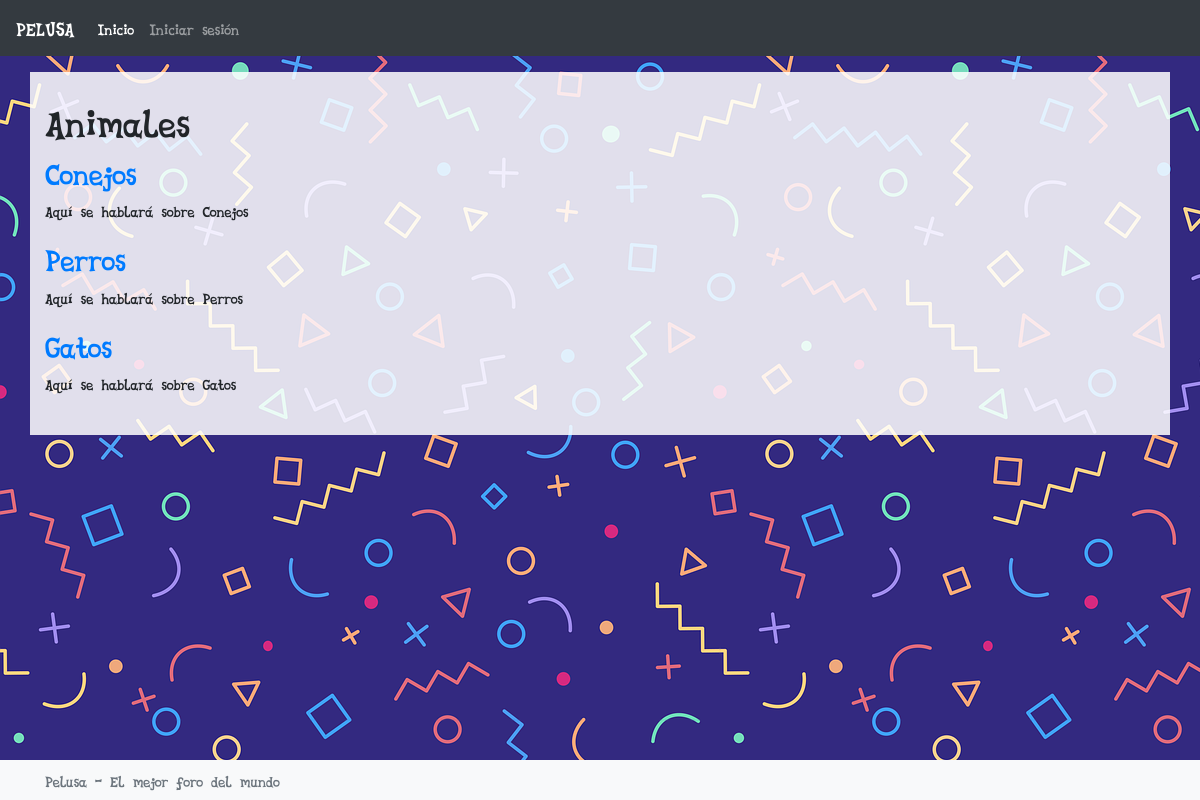
Screenshot of /Animales/ with the database file from the repository.
### base/models.py (models this page shows, shortened)
class Tema(models.Model): #Representa un tema de discusión del foro
    titulo = models.CharField(max_length=255)
    contenido = models.TextField()
    fecha_creacion = models.DateTimeField(auto_now_add=True)
    categoria = models.ForeignKey(Categoria, on_delete=models.CASCADE)

### base/views.py (the view)
# urls.py: path('Animales/',views.animales),
def animales(request):
    temas = Tema.objects.filter(categoria='1')
    return render(request, 'Animales.html', { 'temas': temas})

### templates/Animales.html
{% extends "layouts/main.html" %}
{% block content %}
<h1>Animales</h1>
{% for t in temas %}
<h2><a href="{{t.titulo}}">{{t.titulo}}</a></h2>
<p>{{t.contenido}}</p>
{% endfor %}
{% endblock %}

### rows the page displays
Tema: titulo "Conejos", contenido "Aquí se hablará sobre Conejos"
Tema: titulo "Perros", contenido "Aquí se hablará sobre Perros"
Tema: titulo "Gatos", contenido "Aquí se hablará sobre Gatos"
